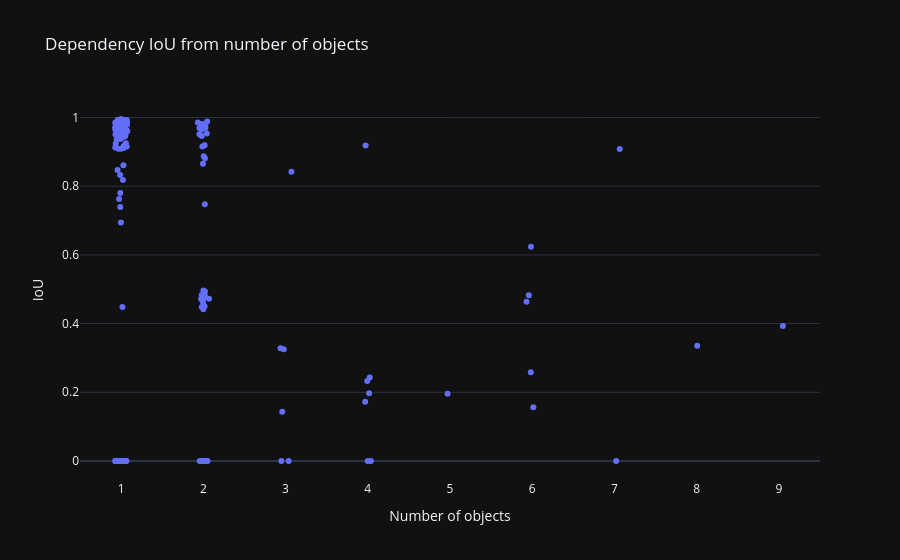
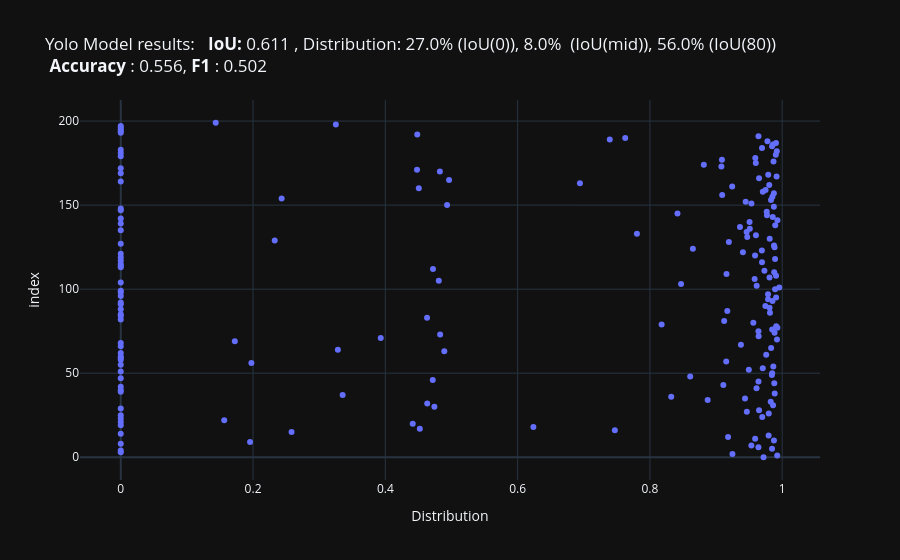

Notebook source saved alongside these figures, in order:
### Code cell
evaluate_model(yolo_model,dataset,cls=True)

### Figure 1 — Plotly figure (JSON) as saved in the notebook; plotly's stock layout.template omitted (floating-point values rounded to 4 significant figures; data arrays with more than 128 entries replaced by an {"elided": "..."} marker saying what was removed)
{"data": [{"alignmentgroup": "True", "boxpoints": "all", "fillcolor": "rgba(255,255,255,0)", "hoveron": "points", "hovertemplate": "Number of objects=%{x}<br>IoU=%{y}<extra></extra>", "legendgroup": "", "line": {"color": "rgba(255,255,255,0)"}, "marker": {"color": "#636efa"}, "name": "", "offsetgroup": "", "orientation": "v", "pointpos": 0, "showlegend": false, "x": {"elided": "200 int values"}, "x0": " ", "xaxis": "x", "y": {"elided": "200 float values"}, "y0": " ", "yaxis": "y", "type": "box"}], "layout": {"xaxis": {"anchor": "y", "domain": [0.0, 1.0], "title": {"text": "Number of objects"}}, "yaxis": {"anchor": "x", "domain": [0.0, 1.0], "title": {"text": "IoU"}}, "legend": {"tracegroupgap": 0}, "title": {"text": "Dependency IoU from number of objects"}, "boxmode": "group"}}

### Figure 2 — Plotly figure (JSON) as saved in the notebook; plotly's stock layout.template omitted (floating-point values rounded to 4 significant figures; data arrays with more than 128 entries replaced by an {"elided": "..."} marker saying what was removed)
{"data": [{"hovertemplate": "IoU=%{x}<br>index=%{y}<extra></extra>", "legendgroup": "", "marker": {"color": "#636efa", "symbol": "circle"}, "mode": "markers", "name": "", "orientation": "h", "showlegend": false, "x": {"elided": "200 float values"}, "xaxis": "x", "y": {"elided": "200 int values"}, "yaxis": "y", "type": "scatter"}], "layout": {"xaxis": {"anchor": "y", "domain": [0.0, 1.0], "title": {"text": "Distribution"}}, "yaxis": {"anchor": "x", "domain": [0.0, 1.0], "title": {"text": "index"}}, "legend": {"tracegroupgap": 0}, "title": {"text": "Yolo Model results:   <b>IoU:</b> 0.611 , Distribution: 27.0% (IoU(0)), 8.0%  (IoU(mid)), 56.0% (IoU(80)) <br> <b>Accuracy</b> : 0.556, <b>F1</b> : 0.502 "}, "showlegend": false}}
